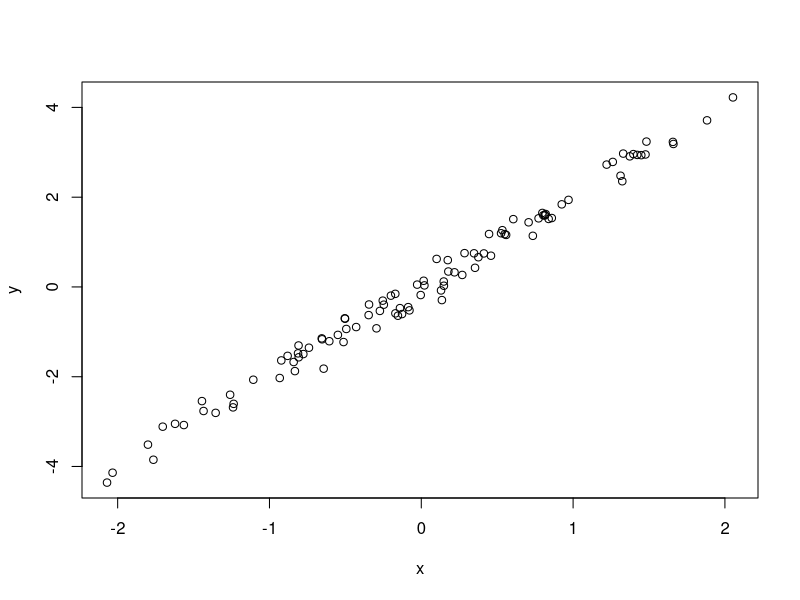

This figure's R source:
# Simulate and plot data
# Bryan Roxas
# baproxas@email.arizona.edu
# 2022-03-15

# Simulate predictor variable
x <- rnorm(n = 100)
# Calculate response variable and add noise
y <- 2 * x + rnorm(n = 100, sd = 0.2)
# Plot table
plot(x = x, y = y)
